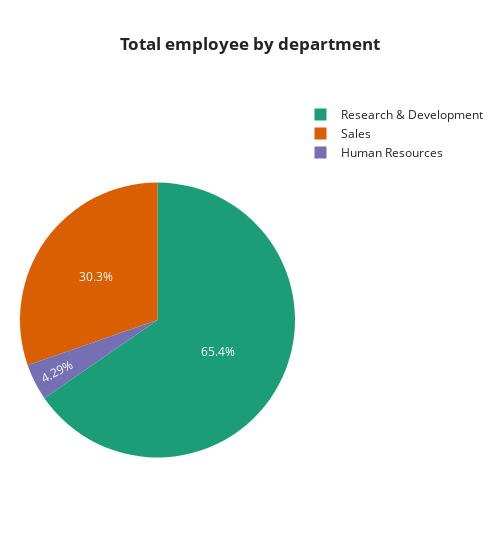

Notebook code for this chart:
### Code cell
#¿Cómo se dividen los departamentos de la empresa?
base = df_general.groupby(['Department'])[['EmployeeID']].count().sort_values('EmployeeID', ascending = False).reset_index().rename(columns = {'EmployeeID': 'Total employees'}).head(10)
fig = px.pie(base, values = 'Total employees', names ='Department',
             title= '<b>Total employee by department<b>',
             color_discrete_sequence=px.colors.qualitative.Dark2, width=500)

fig.update_layout( 
    template = 'simple_white',
    title_x = 0.5, margin = dict(l= 20, r=20, b=20, t=100))

fig.show()

### Figure 1 — Plotly figure (JSON) as saved in the notebook; plotly's stock layout.template omitted (floating-point values rounded to 4 significant figures)
{"data": [{"domain": {"x": [0, 1], "y": [0, 1]}, "hovertemplate": "Department=%{label}<br>Total employees=%{value}<extra></extra>", "labels": ["Research & Development", "Sales", "Human Resources"], "legendgroup": "", "name": "", "showlegend": true, "type": "pie", "values": [2883, 1338, 189]}], "layout": {"legend": {"tracegroupgap": 0}, "margin": {"b": 20, "l": 20, "r": 20, "t": 100}, "piecolorway": ["rgb(27,158,119)", "rgb(217,95,2)", "rgb(117,112,179)", "rgb(231,41,138)", "rgb(102,166,30)", "rgb(230,171,2)", "rgb(166,118,29)", "rgb(102,102,102)"], "title": {"text": "<b>Total employee by department<b>", "x": 0.5}, "width": 500}}
